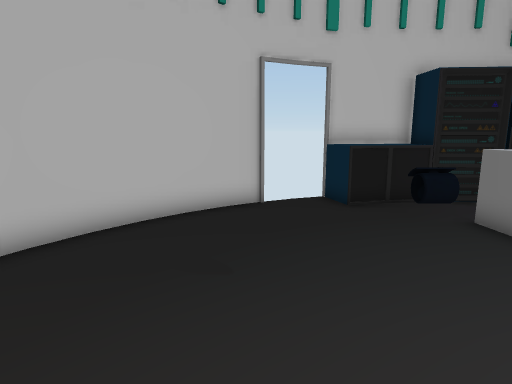
[1] (above)

17 first-person views from a walk through a 3-D level made in the Unity game engine. The camera is 1.3 m above the floor, tilts 10° down and sees 75° across. Doors are open. The floor is counted in squares, 0.6 m on a side. Each view is taken from the middle of a square. On the plan, view 1 faces up. The plan holds only what a view shows up to about 19 squares ahead; the rest is blank. The player character is not drawn. Some surface patterns are stand-ins.

[2]
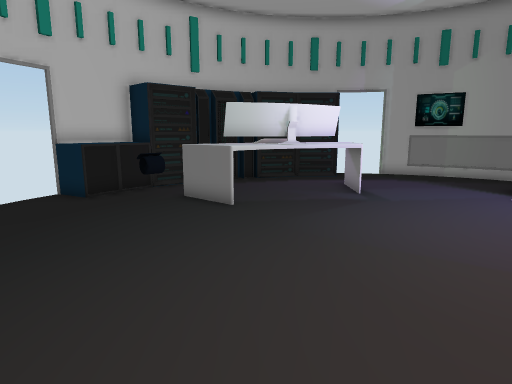

[3]
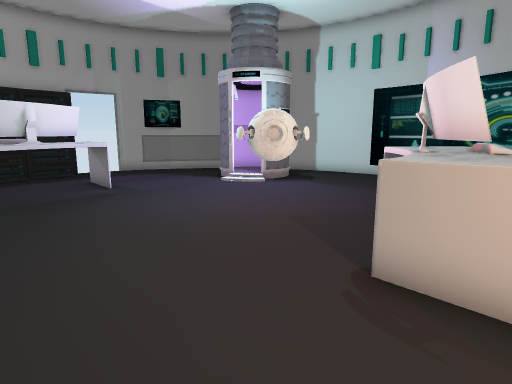

[4]
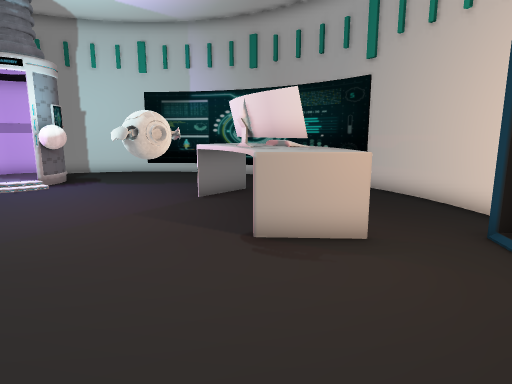

[5]
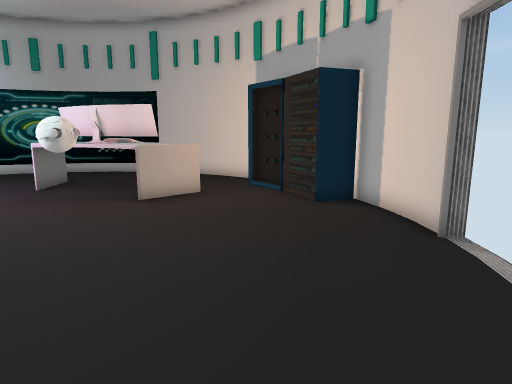

[6]
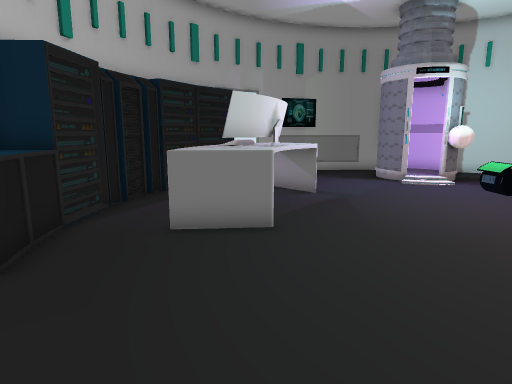

[7]
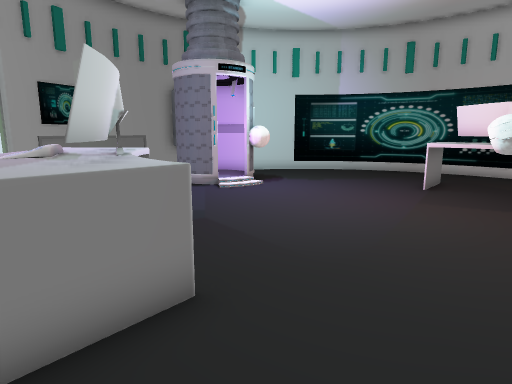

[8]
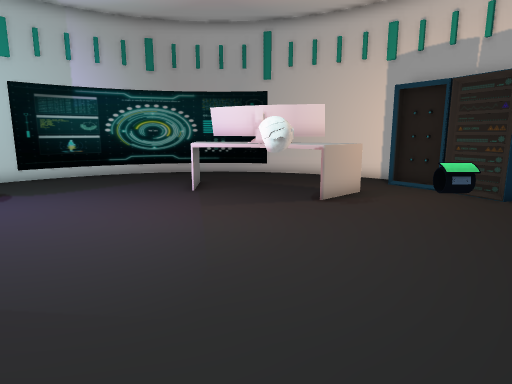

[9]
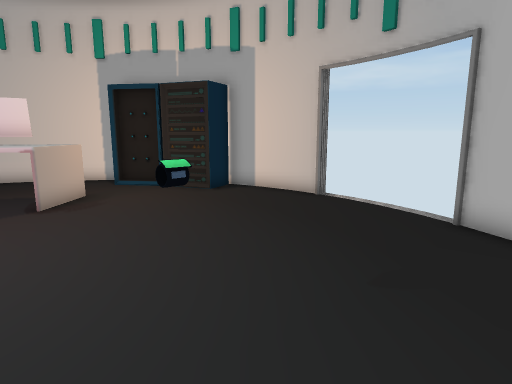

[10]
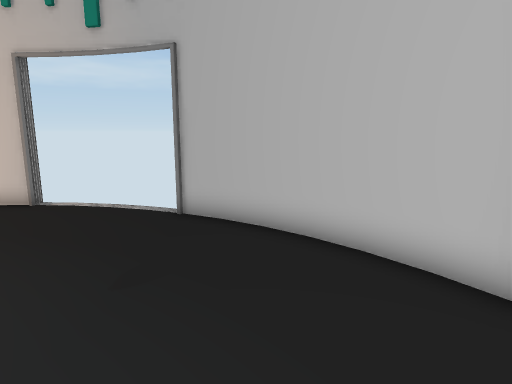

[11]
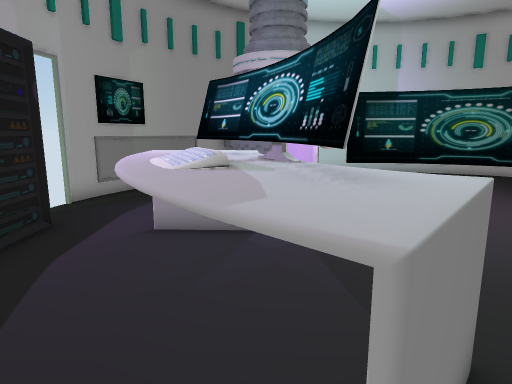

[12]
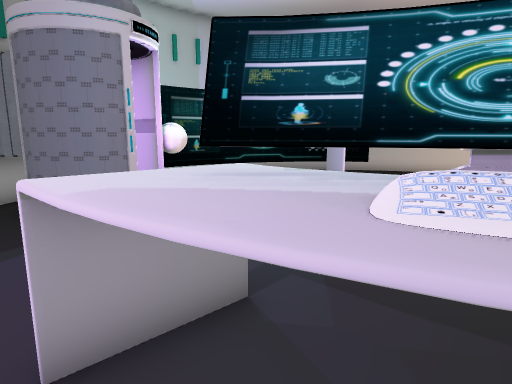

[13]
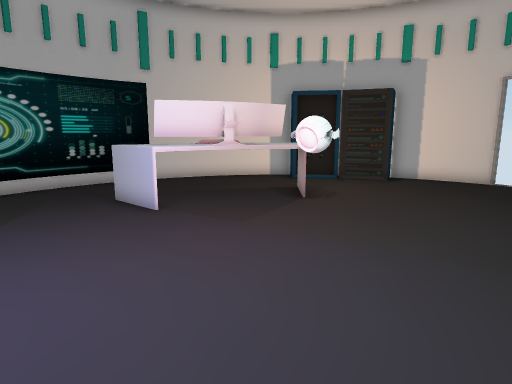

[14]
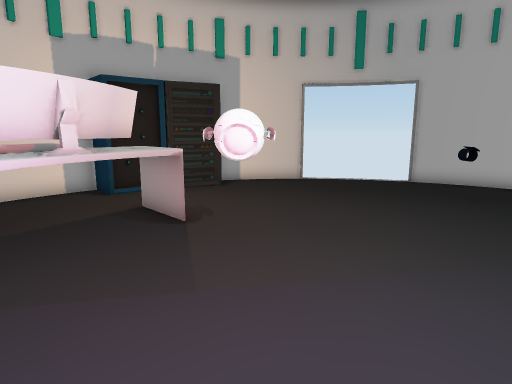

[15]
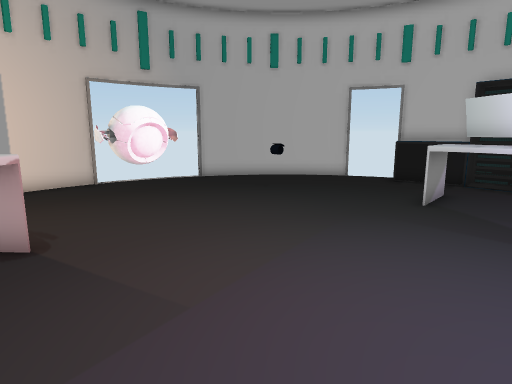

[16]
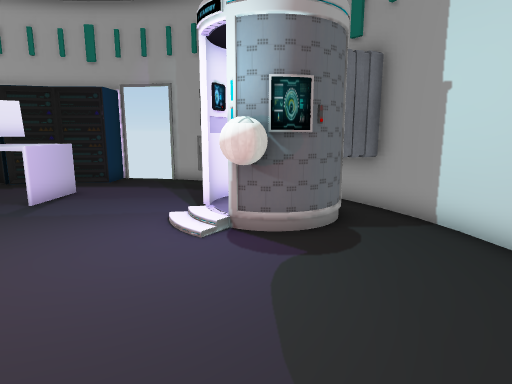

[17]
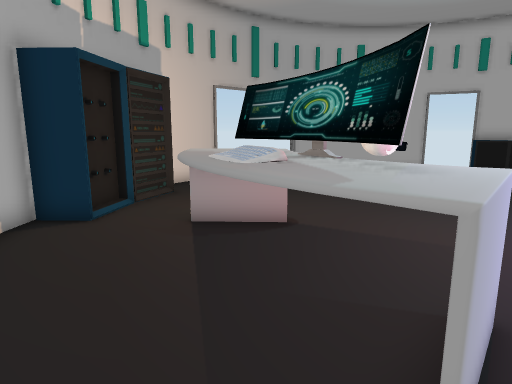

### Floor plan
Key: @ floor where view 1 was taken; # wall or solid block; x gap in a wall; . main floor; : floor 0.25 m higher than the main floor; D open door; = window, fence, low wall or low ledge; ^ raised ledge; C cabinet; T thing the floor can be seen under or through; R drone; B ball; O other object.
Columns run from 6 left of view 1 to 18 right of it. Each row starts with its distance up from view 1.
 12        DDC###
 11       DDCCCC##
 10     ###DDCCC  ####
  9    ##............##
  8   ##........^^T ..###DD
  7   #.........^^TT^...#DD
  6  ##.........^T^T^^#..DDD
  5 DD.......... TTT^^#....#
  4 DD..............^#.....#
  3 DD......O..............##
  2  .......................#
  1  .......................#
  0 x.....@.............###.#
 -1 #..................D#:###
 -2 #........RR........D::##
 -3 ###......RR.......BB####
 -4  ##....#^.......... ##.#
 -5   ##..#^^TTT ..........#
 -6   #C.. ^^T^T^#........##
 -7    CC...^TT^^=........#
 -8    #C....TT^^........##
 -9    ##..............###
-10     ###...........##
-11       ### ..... ###
-12          #######

Positions as (right, up) in squares from view 1, and headings:
1: (0, 0), facing up
2: (-1, -2), facing up-right
3: (-3, -2), facing right
4: (-3, 1), facing down-right
5: (-2, 7), facing down
6: (-2, 6), facing right
7: (2, 8), facing down-right
8: (4, 7), facing down
9: (4, 7), facing down-left
10: (4, 7), facing left
11: (5, 9), facing down-right
12: (10, 8), facing down
13: (11, 3), facing down-left
14: (10, -2), facing left
15: (9, -5), facing up-left
16: (8, -8), facing up-right
17: (7, -10), facing up-left
